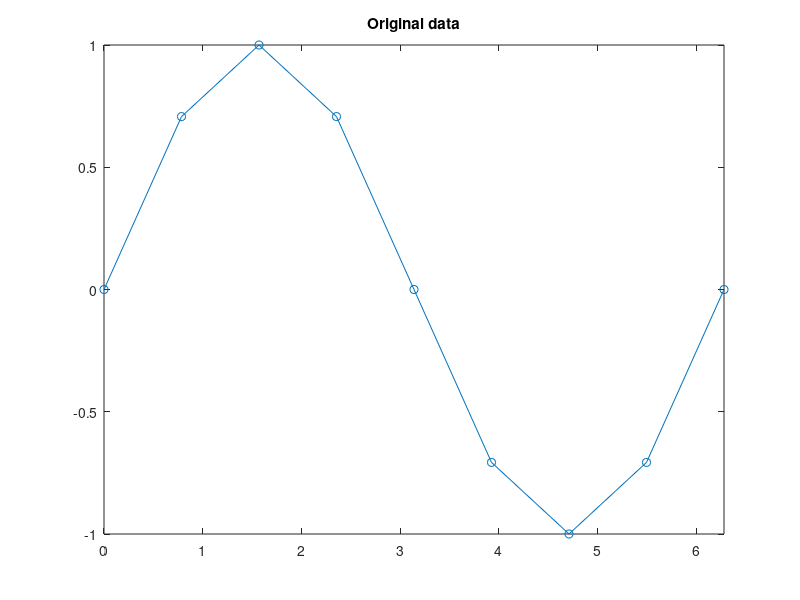
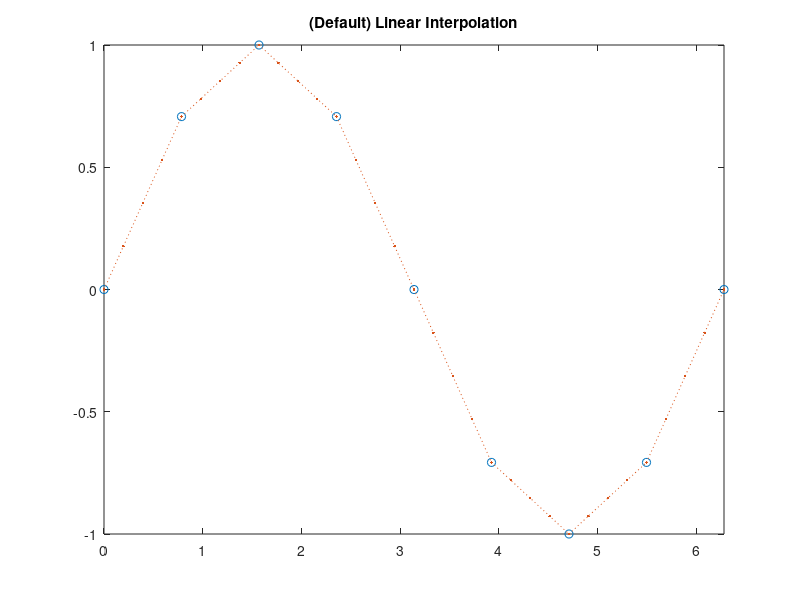
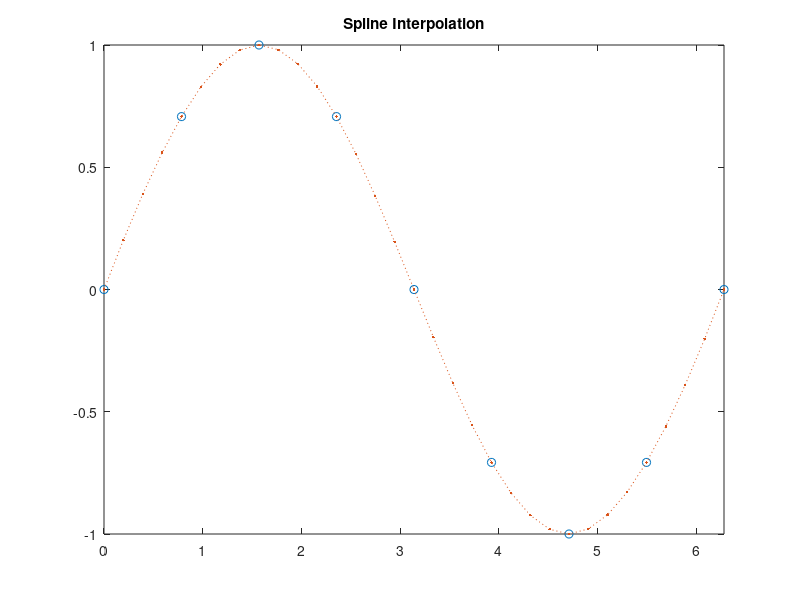

These figures' MATLAB source, in order:

%MatlabCode
%https://la.mathworks.com/help/matlab/ref/interp1.html

% Interpolación

clc
clear all
close all

x = 0:pi/4:2*pi; 
v = sin(x);

figure
plot(x,v,'o-');
xlim([0 2*pi]);
title('Original data');

%Query interpolation
xq = 0:pi/16:2*pi;


%Interpolación lineal
figure
vq1 = interp1(x,v,xq);
plot(x,v,'o',xq,vq1,':.');
xlim([0 2*pi]);
title('(Default) Linear Interpolation');


%Interpolación spline
figure
vq2 = interp1(x,v,xq,'spline');
plot(x,v,'o',xq,vq2,':.');
xlim([0 2*pi]);
title('Spline Interpolation');
